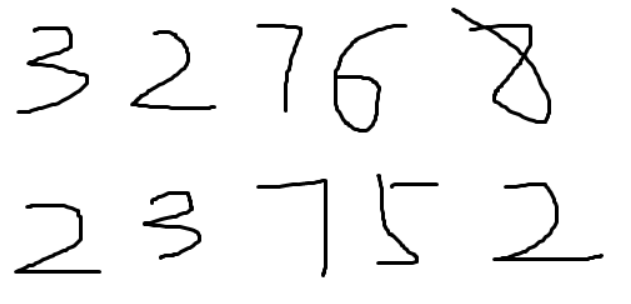
#> input picture selectivesearch/img.png, 631 x 304 px; its folder holds only this picture in this run
$ python -i Normal.py   (imports and definitions only)
#> lines starting #> are read from the running program, lines starting #| are printed output that depends on the picture
#> further down, picture is the input picture: shape (304, 631, 3); min 0, max 255, mean 243.6
# -*- coding = utf-8 -*-
# @Time : 2021/6/18 15:14
# @Author : 水神与月神
# @File : ImageProcess.py
# @Software : PyCharm


import numpy as np
import cv2 as cv


class Normal:
    """
    图像处理的类，
    得到需要的图片
    1. 改变大小和归一化
    """

    def __init__(self, image, size=(400, 200)):

        self._image = image
        self._size = size[1], size[0]  # 使用opencv，需要进行前后互换

    def _normalization_x(self):
        # 徐龙老师采用的消除横线噪声的通道归一化方法
        img = self._image.copy()
        # list 没有shape方法
        shape = img.shape
#> shape = (304, 631, 3)
        global_mean = np.mean(img)
#> global_mean = 243.6
        # 防止255溢出，先将数组转换成列表
        img = img.tolist()
#> img = 304 items
        for i in range(shape[0]):
            channel_mean = np.mean(img[i])
            img[i] = img[i] - channel_mean + global_mean
#> this loop made 304 passes
#> channel_mean on passes 1 to 3: 255, 255, 255
        img = np.array(img, dtype=np.uint8)
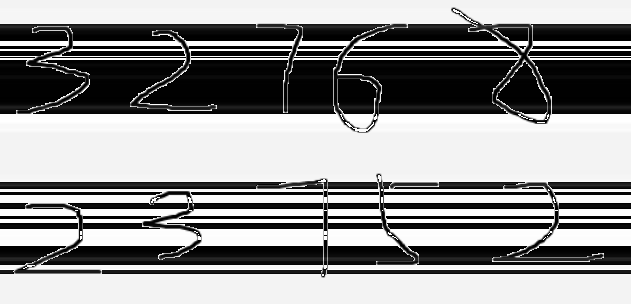
#> img: shape (304, 631, 3); min 0, max 255, mean 148.4
        return img

    def _normalization_z(self):
        # 张沛锦采用的消除背景缓变噪声的通道归一化方法
        img = self._image.copy()
        # list 没有shape方法
        shape = img.shape
        # 防止255溢出，先将数组转换成列表
        image = img.tolist()

        for i in range(shape[0]):
            channel_mean = np.mean(image[i])
            image[i] = abs(image[i] - channel_mean)
        image = np.array(image, dtype=np.uint8)
        return image

    def image_in(self, process="NORMAL_X"):
        """
        :param process:
        NORMAL_X : 徐龙老师的通道归一化，默认方法
        NORMAL_Z : 张沛锦前辈的通道归一化
        Equalization : 直方图均衡


        后续会添加别的数字图像处理方法
        这个架构好像不适合添加别的方法了，因为别的方法需要添加参数，放到一个类里面不合适
        :return: 返回一个array
        """
        if process == "NORMAL_X":
            out = self._normalization_x()
        elif process == "Equalization":
            out = self._normalization_z()
            out = cv.cvtColor(out, cv.COLOR_BGR2GRAY)
            out = cv.equalizeHist(out)
            out = cv.cvtColor(out, cv.COLOR_GRAY2RGB)
        else:
            out = self._normalization_x()

        out = cv.resize(out, self._size)
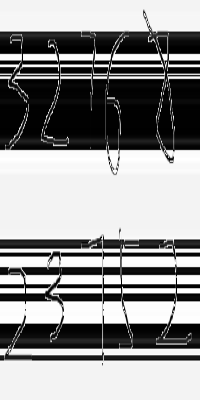
#> out: shape (400, 200, 3); min 0, max 255, mean 148.5
        out = out / 255.0
        temp = [out]
        return np.array(temp)

    def process(self, method="NORMAL_X"):
        if method == "NORMAL_X":
            image = self._normalization_x()
        elif method == "NORMAL_Z":
            image = self._normalization_z()
        else:
            return None
        return image

>>> import cv2
>>> picture = cv2.imread('../selectivesearch/img.png')
>>> result = Normal(picture).image_in()
